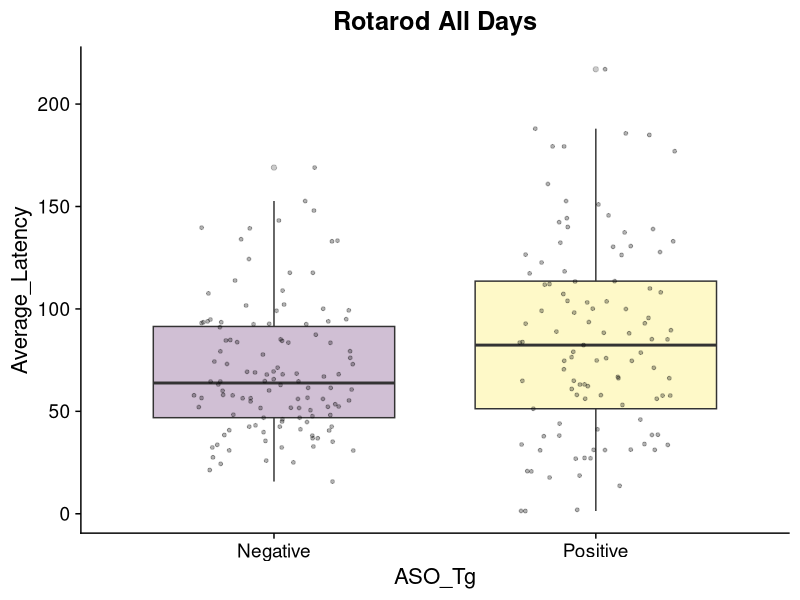
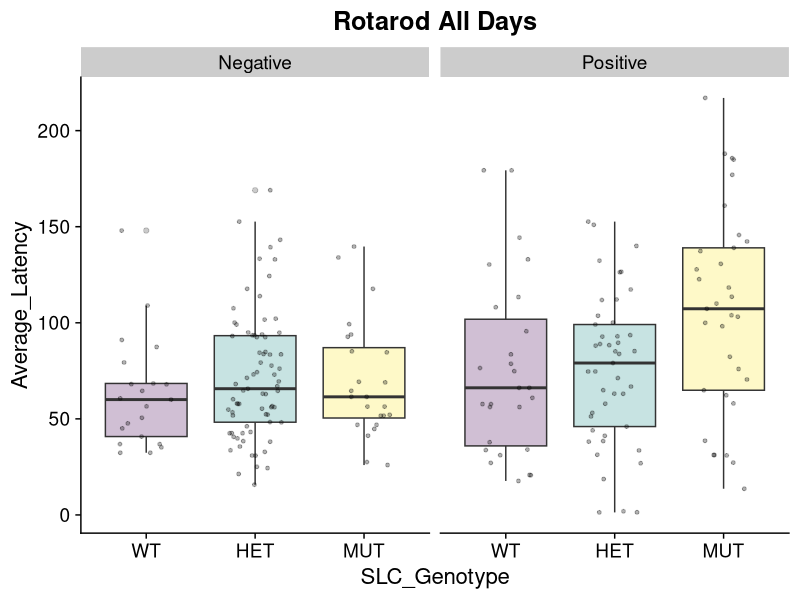
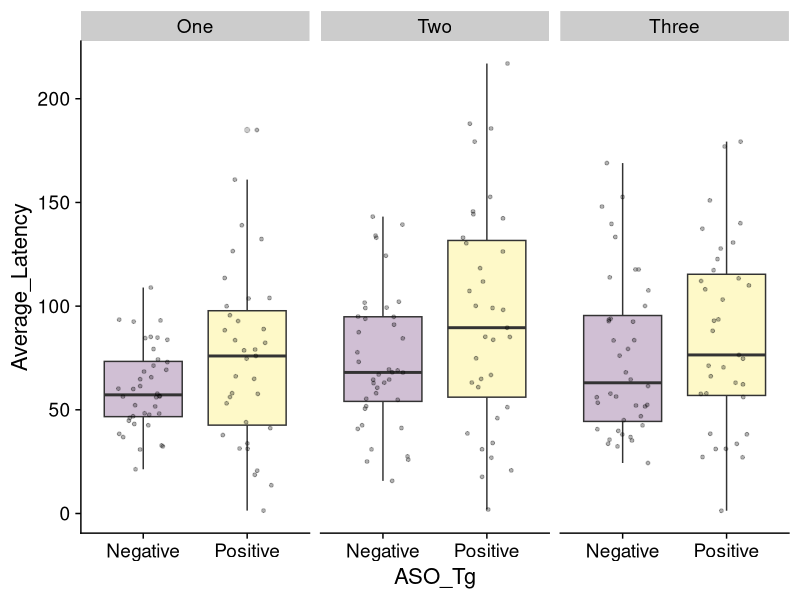
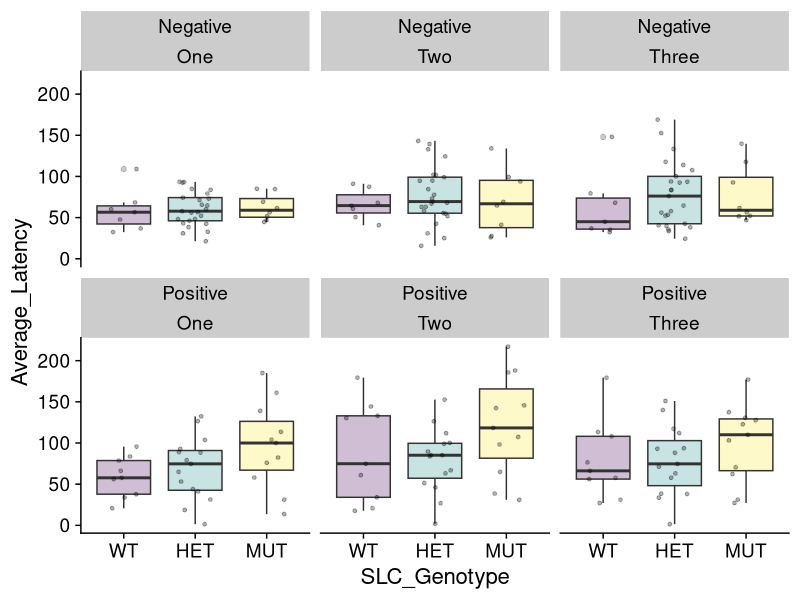
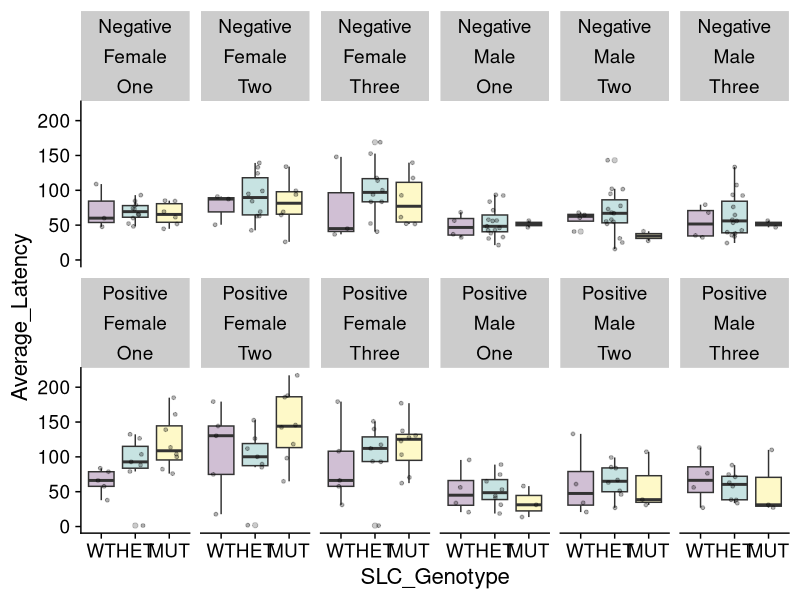

These figures' R source, in order: (Note: this script raises an error after producing the figures.)
library(here)
library(ggplot2)
library(rlang)
library(rstatix)  
library(nlme)
library(cowplot)
library(ggbeeswarm)
library(ggpubr)
library(ggsignif)
library(knitr)


data<-read.csv("ASO Rotarod - Rotarod.csv", header=TRUE)
data$Day <- factor(data$Day, levels =c("One","Two","Three"))
data$SLC_Genotype <- factor(data$SLC_Genotype, levels=c("WT", "HET", "MUT"))
day3 <- data%>% filter(Day=="Three")
day2 <- data%>% filter(Day=="Two")
day2 <- data%>% filter(Day=="One")

generate_boxplots <- function(input_data, X, Y, min,max){
  data<-as.data.frame(input_data)
  #Ensure correct ordering of levels 
  data$SLC_Genotype <- factor(data$SLC_Genotype, levels = c("WT", "HET", "MUT"))
  
  ggplot(data=data,aes(x={{X}},y={{Y}}, fill={{X}})) + 
    #geom_violin(alpha=0.25,position=position_dodge(width=.75),size=1,color="black",draw_quantiles=c(0.5))+
    geom_boxplot(alpha=0.25)+ 
    #geom_quasirandom(alpha=0.1)+
    scale_fill_viridis_d()+
    geom_point(size=1,position=position_jitter(width=0.25),alpha=0.3)+
    theme_cowplot(16) +
    #ylim(min,max)+
    theme(legend.position = "none") 
  
  
}


cs_rota_all_slc_posvneg <- generate_boxplots(data, SLC_Genotype, Average_Latency,0,550) + 
  facet_wrap(~ASO_Tg)+
  ggtitle("Rotarod All Days")+
  theme(plot.title = element_text(hjust = 0.5))
cs_rota_slc_posvneg <- generate_boxplots(data, SLC_Genotype, Average_Latency,0,550) + facet_wrap(ASO_Tg~Day)
cs_rota_slc_posvneg_sex <- generate_boxplots(data, SLC_Genotype, Average_Latency,0,550) + 
  facet_wrap(ASO_Tg~Sex+Day,ncol=6) 

cs_rota_all_posvneg <- generate_boxplots(data, ASO_Tg, Average_Latency,0,300) +
  ggtitle("Rotarod All Days")+
  theme(plot.title = element_text(hjust = 0.5))
cs_rota_posvneg <- generate_boxplots(data, ASO_Tg, Average_Latency,0,300) + facet_wrap(~Day)


###  Calculate mean and standard errors by ASO_Tg ---
## ASO Pos vs Neg --
summary_data <- data %>%
  group_by( Day,ASO_Tg) %>%
  summarise(mean_latency = mean(Average_Latency),
            se_latency = sd(Average_Latency) / sqrt(n()))

# Plot the trajectory lines and mean lines
traj_posvneg <- ggplot(summary_data, aes(x = Day, y = mean_latency, color = ASO_Tg,group=ASO_Tg)) +
  geom_line() +
  geom_errorbar(aes(ymin = mean_latency - se_latency, ymax = mean_latency + se_latency),
                width = 0.2) +
  labs(x = "Day", y = "Mean Latency") +
  scale_color_viridis_d()  +
  theme_cowplot(16) + 
  theme(legend.position = "top",legend.justification = "center") +
  ggtitle("Rotarod Tg+ vs Tg -")+
  theme(plot.title = element_text(hjust = 0.5))


## SLC Genotype within ASO Pos or Neg --
summary_data <- data %>%
  group_by(SLC_Genotype,Day,ASO_Tg) %>%
  summarise(mean_latency = mean(Average_Latency),
            se_latency = sd(Average_Latency) / sqrt(n()))

# Plot the trajectory lines and mean lines
traj_slc_posvneg <- ggplot(summary_data, aes(x = Day, y = mean_latency, color = SLC_Genotype,group=SLC_Genotype)) +
  geom_line() +
  geom_errorbar(aes(ymin = mean_latency - se_latency, ymax = mean_latency + se_latency),
                width = 0.2) +
  labs(x = "Day", y = "Mean Latency") +
  scale_color_viridis_d()  +
  theme_cowplot(16) + 
  facet_wrap(~ASO_Tg) +
  theme(legend.position = "top",legend.justification = "center") +
  ggtitle("Rotarod SLC within Tg status")+
  theme(plot.title = element_text(hjust = 0.5))


## SLC Genotype within ASO Pos or Neg and Sex- Stratified --
summary_data <- data %>%
  group_by(Sex,SLC_Genotype,Day,ASO_Tg) %>%
  summarise(mean_latency = mean(Average_Latency),
            se_latency = sd(Average_Latency) / sqrt(n()))

# Plot the trajectory lines and mean lines
traj_slc_posvneg_sex <- ggplot(summary_data, aes(x = Day, y = mean_latency, color = SLC_Genotype,group=SLC_Genotype)) +
  geom_line() +
  geom_errorbar(aes(ymin = mean_latency - se_latency, ymax = mean_latency + se_latency),
                width = 0.2) +
  labs(x = "Day", y = "Mean Latency") +
  scale_color_viridis_d()  +
  theme_cowplot(16) + 
  facet_wrap(Sex~ASO_Tg) +
  theme(legend.position = "top",legend.justification = "center") +
  ggtitle("Rotarod SLC within Tg status by Sex")+
  theme(plot.title = element_text(hjust = 0.5))

plot_grid(traj_posvneg, traj_slc_posvneg)

### Statistics ---

## LM on Full Dataset --
all <- lm(Average_Latency ~ Day+ ASO_Tg + Weight + SLC_Genotype + Sex, data = data)
summary(all)
lm_day1 <- lm(Average_Latency ~ ASO_Tg + Weight + SLC_Genotype + Sex, data = subset(data, Day == "One"))
summary(lm_day1)
lm_day2 <- lm(Average_Latency ~ ASO_Tg + Weight + SLC_Genotype + Sex , data = subset(data, Day == "Two"))
summary(lm_day2)
lm_day3 <- lm(Average_Latency ~ ASO_Tg + Weight + SLC_Genotype + Sex , data = subset(data, Day == "Three"))
summary(lm_day3)
# Save outputs -
# Open a connection to a text file
sink("Rotarod_Cross_Sectional_Results.md")
cat("Summary for all days, Tg + vs Tg -:\n")
print(summary(all))
cat("\n\nSummary for Day 1, Tg + vs Tg -:\n")
print(summary(lm_day1))
cat("\n\nSummary for Day 2, Tg + vs Tg -:\n")
print(summary(lm_day2))
cat("\n\nSummary for Day 3, Tg + vs Tg -:\n")
print(summary(lm_day3))
sink()

## LM on Dataset Stratified by ASO_Tg--
all_p <- lm(Average_Latency ~ Day+ Weight + SLC_Genotype + Sex, data =  subset(data, ASO_Tg == "Positive"))
summary(all_p)
all_n <- lm(Average_Latency ~ Day+ Weight + SLC_Genotype + Sex, data =  subset(data, ASO_Tg == "Negative"))
summary(all_n)
lm_day1_p <- lm(Average_Latency ~  Weight + SLC_Genotype + Sex, data = subset(data, Day == "One" & ASO_Tg == "Positive"))
summary(lm_day1_p)
lm_day1_n <- lm(Average_Latency ~  Weight + SLC_Genotype + Sex, data = subset(data, Day == "One" & ASO_Tg == "Negative"))
summary(lm_day1_n)
lm_day2_p <- lm(Average_Latency ~  Weight + SLC_Genotype + Sex , data = subset(data, Day == "Two" & ASO_Tg == "Positive"))
summary(lm_day2_p)
lm_day2_n <- lm(Average_Latency ~  Weight + SLC_Genotype + Sex , data = subset(data, Day == "Two" & ASO_Tg == "Negative"))
summary(lm_day2_n)
lm_day3_p <- lm(Average_Latency ~ Weight + SLC_Genotype + Sex , data = subset(data, Day == "Three" & ASO_Tg == "Positive"))
summary(lm_day3_p)
lm_day3_n <- lm(Average_Latency ~ Weight + SLC_Genotype + Sex , data = subset(data, Day == "Three" & ASO_Tg == "Negative"))
summary(lm_day3_n)
# Save outputs -
sink("Rotarod_Cross_Sectional_Results.md")
cat("\n\nSummary for all days, Tg Pos:\n")
print(summary(all_p))
cat("\n\nSummary for all days, Tg Neg:\n")
print(summary(all_n))
cat("\n\nSummary for Day 1, Tg Pos:\n")
print(summary(lm_day1_p))
cat("\n\nSummary for Day 1, Tg Neg:\n")
print(summary(lm_day1_n))
cat("\n\nSummary for Day 2, Tg Pos")
print(summary(lm_day2_p))
cat("\n\nSummary for Day 2, Tg Neg")
print(summary(lm_day2_n))
cat("\n\nSummary for Day 3, Tg Pos")
print(summary(lm_day3_p))
cat("\n\nSummary for Day 3, Tg Neg")
print(summary(lm_day3_n))
sink()

## LMEM on full dataset --
# Tg + vs Tg - 
lme_model <- lme(Average_Latency ~ ASO_Tg*Day + Weight + SLC_Genotype + Sex, 
                 random = ~ 1 | MouseID, 
                 data = data)
summary(lme_model)

# SLC Genotype given Tg Status
lme_model_p <- lme(Average_Latency ~ SLC_Genotype*Day + Weight + SLC_Genotype + Sex, 
                 random = ~ 1 | MouseID, 
                 data = subset(data,ASO_Tg =="Positive"))
summary(lme_model_p)
lme_model_n <- lme(Average_Latency ~ SLC_Genotype*Day + Weight + SLC_Genotype + Sex, 
                   random = ~ 1 | MouseID, 
                   data = subset(data,ASO_Tg =="Negative"))
summary(lme_model_n)
